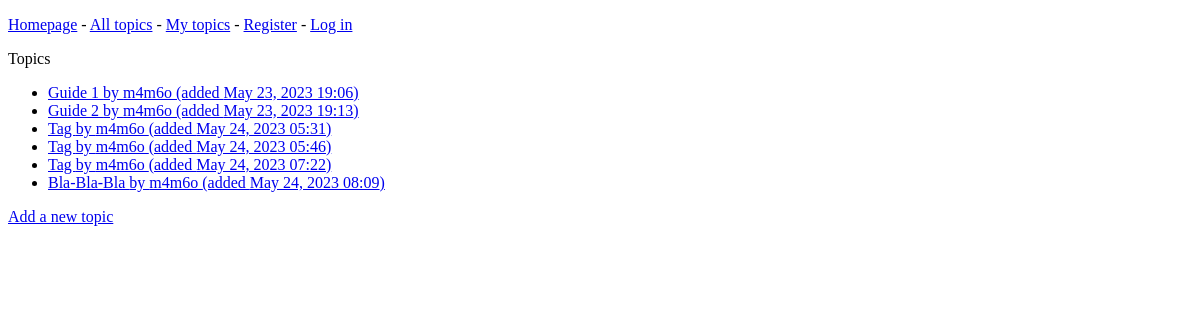
/topics/, run on an earlier commit of the app's database.
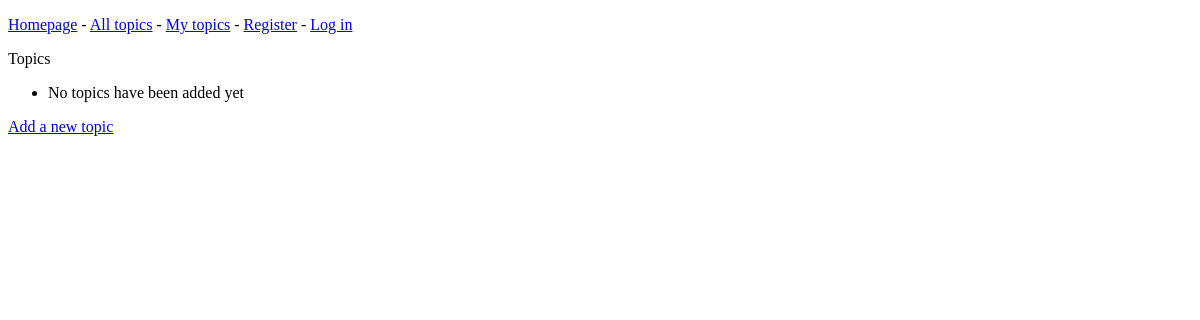
And on a later commit of the database.
### GuideForum/models.py (models this page shows)
class Topic(models.Model):
    title = models.CharField(max_length=200)
    date_added = models.DateTimeField(auto_now_add=True)
    owner = models.ForeignKey(User, on_delete=models.DO_NOTHING, default="1")
    text = models.TextField()
    rating = models.IntegerField(default=0)
    tags = models.ManyToManyField(Tag)
    preview = models.ImageField(upload_to='previews/', default='previews/blank.png')
    likes = models.ManyToManyField(User, related_name='liked_topics', blank=True)
    def __str__(self):
        return self.title

### GuideForum/views.py (the view)
# urls.py: path('topics/', views.topics, name='topics'),
def topics(request):
    topics = models.Topic.objects.order_by('date_added')
    context = {'topics': topics}
    return render(request, 'topics.html', context)

### templates/topics.html
{% extends "base.html" %}
{% block content %}
    <p>Topics</p>
    <ul>
        {% for topic in topics %}
            <li>
                <a href="{% url 'topic' topic.id %}">{{ topic }} by {{ topic.owner }} (added {{ topic.date_added|date:'M d, Y H:i' }})</a>
            </li>
        {% empty %}
            <li>No topics have been added yet</li>
        {% endfor %}
    </ul>
    <a href="{% url 'new_topic' %}">Add a new topic</a>
{% endblock content %}

### templates/base.html (shortened to what this page needs)
<!DOCTYPE html>
<html lang="en">
<head>
</head>
<body>
<p>
    <a href="{% url 'homepage' %}">Homepage</a>
    -
    <a href="{% url 'topics' %}">All topics</a>
    -
    <a href="{% url 'my_topics' %}">My topics</a>
    -
    {% if user.is_authenticated %}
        Hello, {{ user.username }}
        <a href="{% url 'users:logout' %}">Log out</a>
    {% else %}
        <a href="{% url 'users:register' %}">Register</a>
        -
        <a href="{% url 'users:login' %}">Log in</a>
    {% endif %}
</p>
{% block content %} {% endblock content %}
</body>
</html>

What changed in the data, as far as the page shows it:
removed Topic: title "Guide 1", owner "m4m6o", date_added "May 23, 2023 19:06"
removed Topic: title "Guide 2", owner "m4m6o", date_added "May 23, 2023 19:13"
removed Topic: title "Tag", owner "m4m6o", date_added "May 24, 2023 05:31"
removed Topic: title "Tag", owner "m4m6o", date_added "May 24, 2023 05:46"
removed Topic: title "Tag", owner "m4m6o", date_added "May 24, 2023 07:22"
removed Topic: title "Bla-Bla-Bla", owner "m4m6o", date_added "May 24, 2023 08:09"
Also different on the page:
text now shown: "No topics have been added yet"
